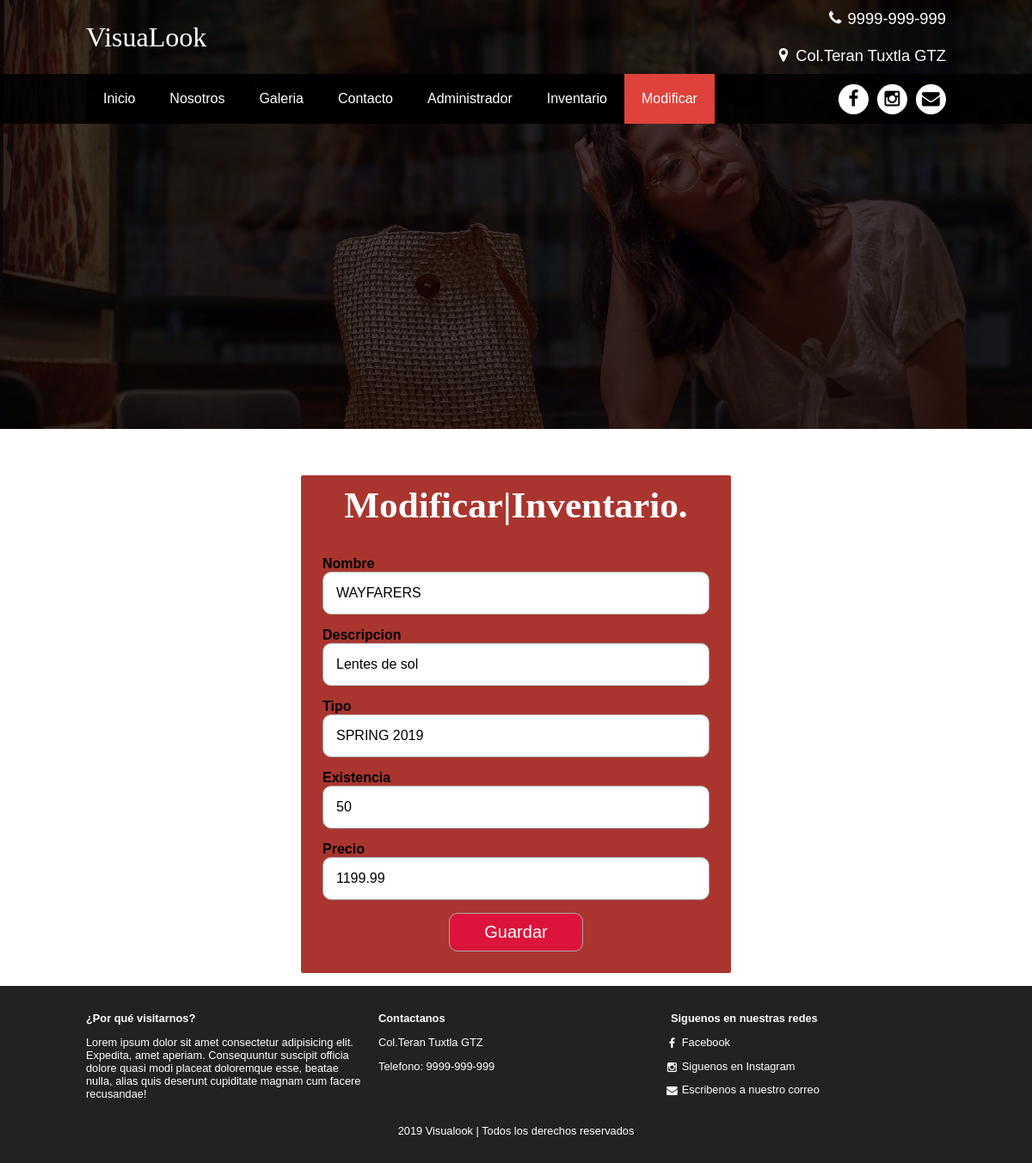
Screenshot of /modificar.php?id=1 with the database file from the repository.
### tables this page shows
create table Lente(Idlente int NOT NULL AUTO_INCREMENT PRIMARY KEY,
			Nombre varchar(150),
			Descripcion Varchar(250),
			Tipo Varchar(150),
			Precio float,
			Existencia Int,
			Imagen varchar(150)
);

### modificar.php (the view, shortened to what this page needs)
<!DOCTYPE html>
<html lang="en">
<head>
    <link rel="stylesheet" href="font/styles.css">
    <link rel="stylesheet" href="css/styles.css">
    <link rel="stylesheet" href="css/admin.css">
</head>
<body>
    <header class="main-header">
        <div class="container container--flex">
            <div class="logo-container column column--50">
                <h1 class="logo">VisuaLook</h1>
            </div>
            <div class="main-header__contactInfo column column--50">
                <p class="main-header__contactInfo__phone">
                    <span class="icon-telefono">9999-999-999</span>
                </p>
                <p class="main-header__contactInfo__address">
                    <span class="icon-ubicacion">Col.Teran Tuxtla GTZ</span>
                </p>
            </div>
        </div>
    </header>
    <nav class="main-nav">
        <div class="container container--flex">
            <ul class="menu" id="menu">
                <li class="menu__item"><a href="index.php" class="menu__link ">Inicio</a></li>
                <li class="menu__item"><a href="nosotros.php" class="menu__link">Nosotros</a></li>
                <li class="menu__item"><a href="galeria.php" class="menu__link">Galeria</a></li>
                <li class="menu__item"><a href="contacto.php" class="menu__link">Contacto</a></li>
                <li class="menu__item"><a href="admin.php" class="menu__link">Administrador</a></li>
                <li class="menu__item"><a href="inventario.php" class="menu__link">Inventario</a></li>
                <li class="menu__item"><a href="modificar.php" class="menu__link menu__link--select">Modificar</a></li>
            </ul>
            <div class="social-icon">
                <a href="" class="social-icon__link"><span class="icon-facebook"></span></a>
                <a href="" class="social-icon__link"><span class="icon-instagram"></span></a>
                <a href="" class="social-icon__link"><span class="icon-mail"></span></a>
            </div>
        </div>
    </nav>
    <section class="banner"> <img src="img/pm.jpg" alt="" class="banner__img"> </section>
    <main class="main">
        <br><br><br>
        <?php
            $id=$_REQUEST['id'];
			include_once 'conexion.php';
			$mysqlConexion=new mysqli($hostDb,$usuarioDb,$claveDb,$nombreDb);
			$sqlQuery="SELECT * FROM  lente WHERE Idlente='$id'";
			$resultado=$mysqlConexion->query($sqlQuery);
			$row=$resultado->fetch_assoc();
		?>
        <form action="omodificar.php?id=<?php echo $row['Idlente']; ?>" method="post" class="form-register">
            <div class="lform"><h2>Modificar|Inventario.</h2></div>
            <div class="contenedor-inputs">
                <label for="uname"><b>Nombre</b></label>
                <input type="text" name="nombre" placeholder="Nombre" class="input-100" required value="<?php echo  $row['Nombre']; ?>">
                <label for="uname"><b>Descripcion</b></label>
                <input type="text" name="descripcion" placeholder="descripcion" class="input-100" required value="<?php echo $row['Descripcion']; ?>">
                <label for="uname"><b>Tipo</b></label>
                <input type="text" name="tipo" placeholder="tipo" class="input-100" required value="<?php echo $row['Tipo']; ?>">
                <label for="uname"><b>Existencia</b></label>
                <input type="text" name="existencia" placeholder="existencia" class="input-100" required value="<?php echo $row['Existencia']; ?>">
                <label for="uname"><b>Precio</b></label>
                <input type="text" name="precio" placeholder="precio" class="input-100" required value="<?php echo $row['Precio']; ?>">
                <input type="submit" value="Guardar" class="btn-enviar" required value="">
            </div>
        </form>
    </main>
    <footer>
        <div class="main-footer">
            <div class="container container--flex">
                <div class="column column--33">
                    <h2 class="column__title">¿Por qué visitarnos?</h2>
                    <p class="column__txt">Lorem ipsum dolor sit amet consectetur adipisicing elit. Expedita,
                        amet aperiam. Consequuntur suscipit officia dolore quasi modi placeat doloremque esse,
                        beatae nulla, alias quis deserunt cupiditate magnam cum facere recusandae!
                    </p>
                </div>
                <div class="column column--33">
                    <h2 class="column__title">Contactanos</h2>
                    <p class="column__txt">Col.Teran Tuxtla GTZ</p>
                    <p class="column__txt">Telefono: 9999-999-999</p>
                </div>
                <div class="column column--33">
                    <h2 class="column__title">Siguenos en nuestras redes</h2>
                    <p class="column__txt"><a href="" class="icon-facebook">Facebook</a></p>
                    <p class="column__txt"><a href="" class="icon-instagram">Siguenos en Instagram</a></p>
                    <p class="column__txt"><a href="" class="icon-mail">Escribenos a nuestro correo</a></p>
                </div>
                <p class="copy">2019 Visualook | Todos los derechos reservados</p>
            </div>
        </div>
    </footer>
</body>
</html>

### css/styles.css (style rules this page uses)
* { box-sizing: border-box; }
body { font-family:'montserrat',sans-serif; margin: 0; }
img { display: block; width: 100%; max-width: 100%; }
h1,h2,h3,h4,h5,h6 { margin: 0; }
.container { width: 100%; margin: auto; }
.container--flex { display: flex; flex-wrap: wrap; justify-content: space-between; align-items: center; }
.column { width: 100%; }
.main-header { width: 100%; }
.logo { font-size: 1.8em; color:#DE423A; padding: 10px; font-family: 'Pacifico',cursive; font-weight: 100; }
.main-header__contactInfo__phone { background: #DE423A; color:white; margin:0 auto; padding:10px; }
.main-header__contactInfo__address { padding: 10px; margin: 0; }
.main-header [class*="icon-"]::before { position: relative; top:2px; right: 5px; }
.main-nav { widows: 100%; position: relative; z-index: 2000; padding: 10px; }
.social-icon { display: flex; justify-content: space-between; }
.social-icon [class*="icon-"] { color: black; margin-left:10px; display: flex; justify-content: center; align-items: center; font-size:1.3em; width: 35px; height: 35px; background: white; border-radius: 50%; }
.social-icon__link { text-decoration: none; }
.menu { position: absolute; top:60px; left: 0; width: 100%; background: rgb(0, 0, 0,0.85); padding: 0; margin: 0; list-style: none; text-align:center; height: 0; overflow: hidden; transition: height .3s linear; }
.menu__link { display: block; padding: 15px; color:white; text-decoration: none; }
.menu__link--select { background: #DE423A; }
.banner { margin-top: -55px; position: relative; }
.banner::before { content: ''; position: absolute; width: 100%; height: 100%; background: rgb(0, 0, 0,0.7); z-index: 1000; top: 0; }
.banner__img { width: 100%; height: 500px; object-fit: cover; }
.column__title { font-size: 1.3em; }
.main-footer { background: #222; color:white; padding: 10px; padding-top:20px; padding-bottom: 20px; font-size: .8em; }
.copy { text-align: center; margin: auto; margin-top: 15px; }
.main-footer [class*="icon-"] { color:white; text-decoration: none; }
.main-footer [class*="icon-"]::before { position: relative; top:3px; right: 5px; }
@media screen and (min-width:480px) { .logo { color:white } }
@media screen and (min-width:480px) { .main-header__contactInfo { text-align: right; } }
@media screen and (min-width:480px) { .main-header__contactInfo__phone { background: none; } }
@media screen and (min-width:480px) { .main-header__contactInfo__address { color:white; } }
@media screen and (min-width:480px) { .main-nav { background: rgb(0, 0, 0,0.85); } }
@media screen and (min-width:480px) { .banner { margin-top:-145px; z-index: -1000; } }
@media screen and (min-width:480px) { .main { padding-bottom: 15px; } }
@media screen and (min-width:480px) { .main-footer .container--flex { align-items: flex-start; } }
@media screen and (min-width:480px) { .column--50 { width: 49%; } }
@media screen and (min-width:480px) { .column--33 { width: 32%; } }
@media screen and (min-width:768px) { .column__title { font-size: 1em; } }
@media screen and (min-width:1024px) { .container { width: 1000px; } }
@media screen and (min-width:1024px) { .logo { font-size: 2em; padding:0; } }
@media screen and (min-width:1024px) { .main-header__contactInfo__phone, .main-header__contactInfo__address { padding-right: 0; font-size: 1.15em; } }
@media screen and (min-width:1024px) { .main-nav { padding: 0; } }
@media screen and (min-width:1024px) { .menu { position:static; display: flex; height: auto; width: auto; } }
@media screen and (min-width:1024px) { .menu__link { padding: 20px; } }
@media screen and (min-width:1024px) { .main-footer { padding-top:30px; padding-bottom: 30px; } }

### css/admin.css (style rules this page uses)
.lform { text-align: center; font-size: 1.8em; color:white; padding: 10px; font-family: 'Pacifico',cursive; font-weight: 100; }
.form-register { width: 80%; max-width: 500px; margin: auto; background: rgb(170, 53, 47) ; border-radius: 2px; }
.contenedor-inputs { width: 100%; text-align: center; align-content: center; padding: 25px; display: flex; flex-wrap: wrap; justify-content:space-between; }
input { margin-bottom: 15px; padding: 15px; font-size: 16px; border-radius: 10px; border: 1px solid darkgray; }
.input-100 { width: 100%; }
.btn-enviar { background: crimson; color: white; margin: auto; padding: 10px 40px; cursor: pointer; font-size: 20px; }

### rows the page displays
lente: nombre "WAYFARERS", descripcion "Lentes de sol", tipo "SPRING 2019", existencia "50", precio "1199.99"
